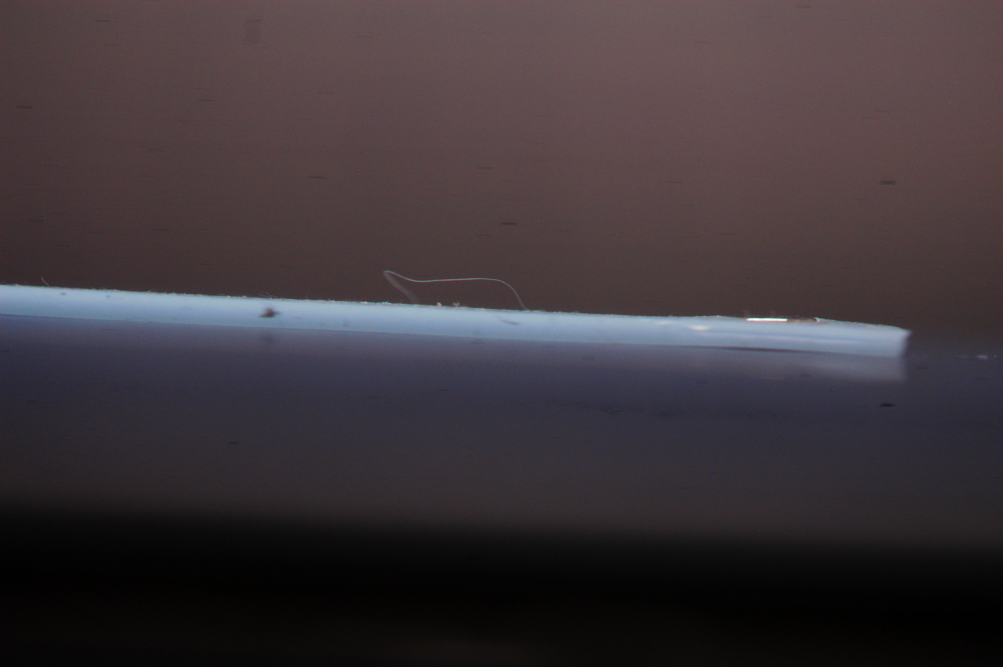
#> input picture initial_curve_test/DSC_0062.JPG, 3008 x 2000 px (shown at 1/3 size)
$ python subtractingBackground.py
#> lines starting #> are read from the running program, lines starting #| are printed output that depends on the picture; after the words box and inside, x2 and y2 are one past the last pixel; in counts of white or black regions, pixels touching at a corner belong together; long printed decimals are rounded
import numpy as np
import cv2 as cv
from matplotlib import pyplot as plt
from scipy.optimize import curve_fit

init_poly_vals = [0, 0, 0, 0, 0, 0, 0, 0, 0]  # for [amp, cen, wid]
exp_init_vals = [0, 0, 0, 0]
quad_init_vals = [0, 0, 0]
circle_init_vals = [100, 200, 300]
linear_init_vals = [-10, 400]


def linear_fit(x, a, b):
    return a * x + b


def polynomial_curve(x, a, b, c, d, e, f, g, h, i):
    return a * x ** 8 + b * x ** 7 + c * x ** 6 + d * x ** 5 + e * x ** 4 + f * x ** 3 + g * x ** 2 + h * x + i


def exponential_curve(x, a, b, c, d):
    return a * np.exp(b * x + c) + d


def quadratic_fit(x, a, b, c):
    return a * x ** 2 + b * x + c


def circle_fit(x, a, b, r):
    return -np.sqrt(r ** 2 - (x - a) ** 2) + b


def find_edges_cv(image_cv):
    edges = cv.Canny(image_cv, 50, 200)
    return edges


def get_edges_x_and_y_arrays(edges_np):
    # this function should return an array of values where the edges are
    width = np.size(edges_np[1])
    # print("The width is %d"%width)
    x_array = np.empty((0, 1))
    y_array = np.empty((0, 1))
    for x_index in range(0, width):
        values = np.where(x_index == edges_np[1])
        if np.size(values) >= 2:
            y_values = edges_np[0][values]
            y_values = [y_values[0], y_values[-1]]
            y_array = np.append(y_array, np.mean(y_values))
            x_array = np.append(x_array, x_index)
            # print (x_array)
            # print (y_array)
    return x_array, y_array


def plot_image(ax, img):
    ax.imshow(img, cmap='gray')


def ax_plot_scatter(ax, x_values, y_values, label):
    ax.scatter(x_values, y_values, s=4, label=label)


def ax_plot_fit(ax, model_name, best_vals_array, x_array):
    print(ax)
    print(model_name)
    print(best_vals_array)
    print(x_array)
    print(model_name(x_array, *best_vals_array))
    try:
        ax.plot(x_array, model_name(x_array, *best_vals_array), c='blue', linewidth=4.0, label=model_name.__name__)
    except:
        print("ax.plot not working")


def fit_image(image_cv, fit_name, fit_init_vals):
    edges_cv = find_edges_cv(image_cv)
    edges_numpy = np.where(edges_cv == 255)
    try:
        x_array, y_array = get_edges_x_and_y_arrays(edges_numpy)
    except:
        print("Could not get means")
    try:
        fit_params, covar_matrix = curve_fit(fit_name, x_array, y_array, p0=fit_init_vals)
    except:
        print("curvefit not working")
    # best_circ_vals, covar_circ = curve_fit(circle_fit, y_array, x_array, p0=circle_init_vals)
    return image_cv, edges_cv, edges_numpy, x_array, y_array, fit_name, fit_params


def find_edges(difference):
    return cv.Canny(difference, 100, 200)


def create_difference_image(image_name, background_name, crop_array):
#> called with image_name = 'initial_curve_test/DSC_0062.JPG', background_name = 'initial_curve_test/DSC_0069.JPG'
    crop_top, crop_bottom, crop_left, crop_right = crop_array
    img = cv.imread(image_name, 0)
#> img: shape (2000, 3008); min 0, max 255, mean 56.5
    bg = cv.imread(background_name, 0)
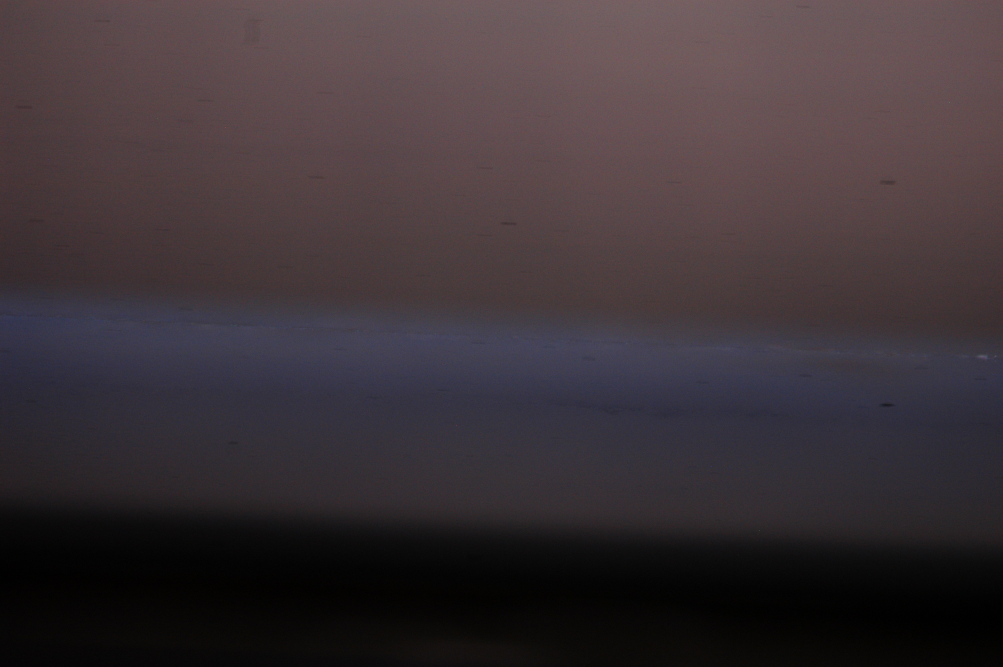
#> input picture initial_curve_test/DSC_0069.JPG, 3008 x 2000 px (shown at 1/3 size)
#> bg: shape (2000, 3008); min 0, max 155, mean 54.4
    img = img[crop_top:crop_bottom, crop_left:crop_right]
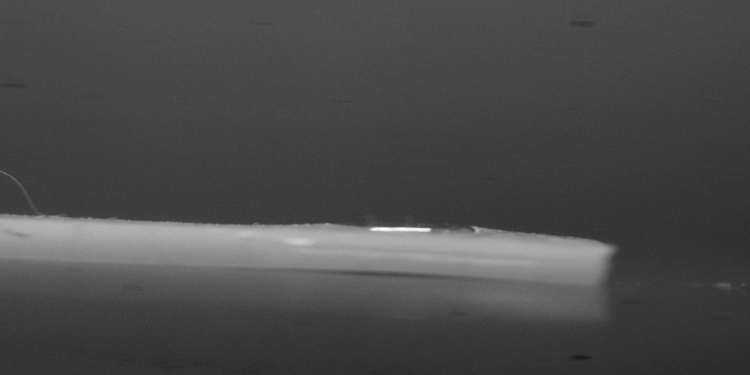
#> img: shape (750, 1500) (shown at 1/2 size); min 24, max 255, mean 74.1
    bg = bg[crop_top:crop_bottom, crop_left:crop_right]
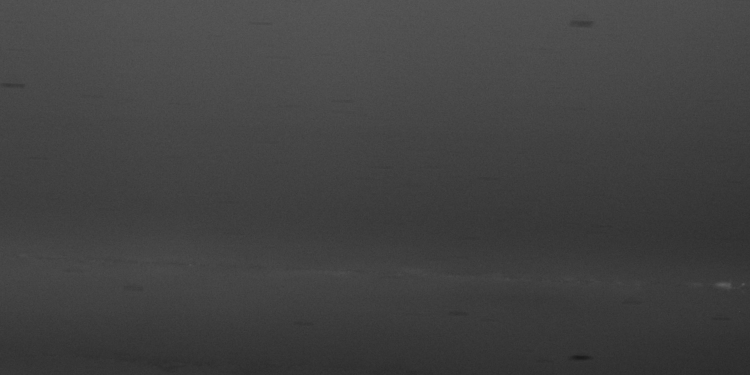
#> bg: shape (750, 1500) (shown at 1/2 size); min 23, max 98, mean 65.7
    difference = img - bg
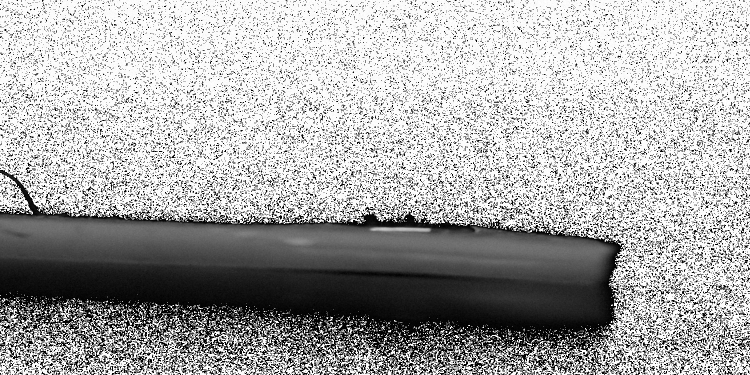
#> difference: shape (750, 1500) (shown at 1/2 size); min 0, max 255, mean 169
    return img, bg, difference


def try_to_make_scatter(ax, edges, fit_name, fit_init_params):
    try:
        print("Fitting Image")
        image_cv, edges_cv, edges_numpy, x_array, y_array, fit_name, fit_params = fit_image(edges, fit_name,
                                                                                            fit_init_params)
        print("X array size is %f" % np.size(x_array))
        try:
            ax_plot_fit(ax, fit_name, fit_params, x_array)
            return fit_params
        except:
            print("ax_plot_fit isn't working")
    except:
        print("No fit")

def reduce_noise(image_cv, lowT,highT):
#> called with lowT = 100, highT = 200
    width,height = np.shape(image_cv)
#> width = 750; height = 1500
    for i in range(width):
        for j in range(height):
            if image_cv[i,j]>highT or image_cv[i,j]<lowT:
                image_cv[i, j] = 0
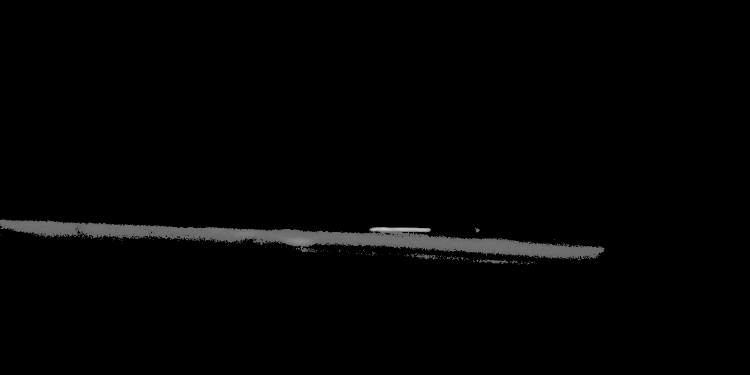
#> image_cv: shape (750, 1500) (shown at 1/2 size); min 0, max 199, mean 3.2
    return image_cv

def make_array_image_comparison_reference(image_name_array, background_name, crop_array):
    cols = 3
    rows = 3
    counter = 1
    initial_fitting_params = quad_init_vals
    curve_array=[]
    for image_name in image_name_array:
        print("Working on " + image_name)
        ax = plt.subplot(rows, cols, counter)
        img, bg, difference = create_difference_image(image_name, background_name,
                                                      crop_array)
        difference = reduce_noise(difference,100,200)
        print("finding edges...")
        try:
            edges_cv= find_edges_cv(difference)
#> in find_edges_cv, `edges = cv.Canny(image_cv, 50, 200)`:
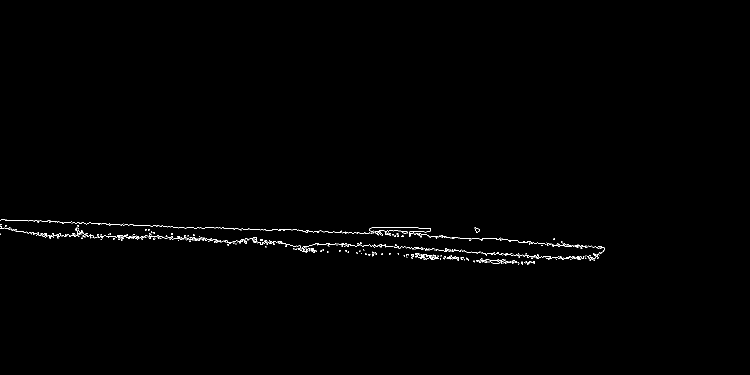
#> edges: shape (750, 1500) (shown at 1/2 size); 0.48% white in thin lines or dots, all inside (x1, y1, x2, y2) = (0, 439, 1209, 530)
            edges_numpy = np.where(edges_cv == 255)
#> edges_numpy = 5379 positions, rows 439 to 529, columns 0 to 1208
            x_edges,y_edges = get_edges_x_and_y_arrays(edges_numpy)
#> in get_edges_x_and_y_arrays, `width = np.size(edges_np[1])`: width = 5379
#> the loop in get_edges_x_and_y_arrays, `for x_index in range(0, width):` made 5379 passes
#> (values, y_values, y_array) on passes 1 to 8: (([10, 244, 270, 305, 384, 615, 699, 1430, 1494, 1565],), [440, 469], [454.5]), (([11, 245, 385, 616],), [440, 456], [454.5, 448]), (([0, 246, 271, 386, 501, 617, 700],), [439, 457], [454.5, 448, 448]), (([1, 387, 416, 428, 502, 701],), [439, 457], [454.5, 448, 448, 448]), (([2, 702],), [439, 457], [454.5, 448, 448, 448, 448]), (([3, 703],), [439, 457], [454.5, 448, 448, 448, 448, 448]), (([4, 704],), [439, 457], [454.5, 448, 448, 448, 448, 448, 448]), (([5, 618],), [439, 456], [454.5, 448, 448, 448, 448, 448, 448, 447.5])
#> (values, y_values) on passes 11 to 16: (([8, 12, 306, 350, 388, 705],), [439, 457]), (([13, 307, 389, 706],), [440, 457]), (([14, 308, 351, 390, 707],), [440, 457]), (([9, 15, 708],), [439, 457]), (([16, 620, 709],), [440, 457]), (([26, 621],), [441, 456])
#> after the loop in get_edges_x_and_y_arrays, `for x_index in range(0, width):`: y_array = 1202 values, max 515.5 at index 999, min 447 at index 8, mean 477.3
#> x_edges = 1202 values from 0 to 1208; y_edges has the same summary as y_array in get_edges_x_and_y_arrays
            ax.scatter(x_edges,y_edges, label="Edges")
        except:
            print("Edges not found")
        plot_image(ax, difference)

        plt.title('Difference Image')

        initial_fitting_params = try_to_make_scatter(ax, edges_cv, quadratic_fit, initial_fitting_params)
#> in find_edges_cv (call 2), `edges = cv.Canny(image_cv, 50, 200)`:
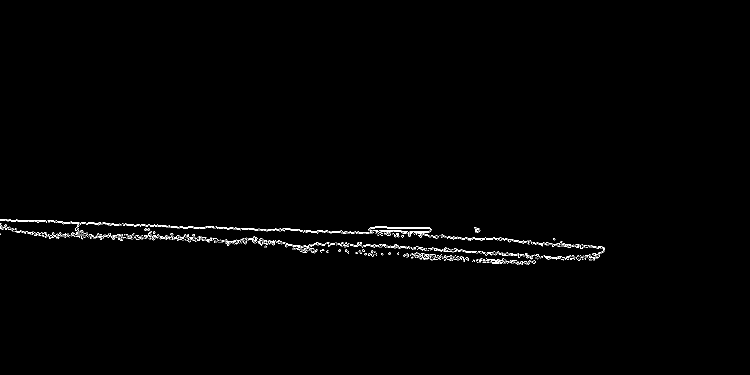
#> edges: shape (750, 1500) (shown at 1/2 size); 0.63% white in thin lines or dots, all inside (x1, y1, x2, y2) = (0, 438, 1210, 530)
#> in fit_image, `edges_numpy = np.where(edges_cv == 255)`: edges_numpy = 7136 positions, rows 438 to 529, columns 0 to 1209
#> the loop in get_edges_x_and_y_arrays (call 2), `for x_index in range(0, width):` made 7136 passes
#> (values, y_values, y_array) on passes 1 to 6: (([9, 92, 366, 462, 520, 671, 890, 1170, 2292, 2398, 2470],), [439, 469], [454]), (([10, 93, 367, 463, 672, 891, 1171],), [439, 457], [454, 448]), (([0, 23, 368, 580, 673, 769, 1172],), [438, 457], [454, 448, 447.5]), (([1, 24, 581, 1033, 1305],), [438, 458], [454, 448, 447.5, 448]), (([2, 25, 674, 770, 1306],), [438, 458], [454, 448, 447.5, 448, 448]), (([3, 26, 1034, 1307],), [438, 458], [454, 448, 447.5, 448, 448, 448])
#> (values, y_values) on passes 11 to 16: (([8, 464, 522, 633, 895, 1036, 1309],), [438, 458]), (([11, 94, 465, 675, 1037, 1310],), [439, 458]), (([12, 95, 466, 523, 634, 1038, 1311],), [439, 458]), (([13, 96, 583, 1039, 1312],), [439, 458]), (([14, 97, 896],), [439, 455]), (([31, 130, 897, 1173],), [440, 457])
#> in fit_image, `x_array, y_array = get_edges_x_and_y_arrays(edges_numpy)`: x_array = 1203 values from 0 to 1209; y_array = 1203 values, max 516 at index 999, min 441 at index 23, mean 477.3
#> in fit_image, `fit_params, covar_matrix = curve_fit(fit_name, x_array, y_array, p0=fi..`: fit_params = [9.96e-06, 0.0348, 451.4]; covar_matrix = [[1.45e-12, -1.75e-09, 3.53e-07], [-1.75e-09, 2.26e-06, -0.000512], [3.53e-07, -0.000512, 0.155]]
#> in try_to_make_scatter, `image_cv, edges_cv, edges_numpy, x_array, y_array, fit_name, fit_param..`: edges_numpy = 7136 positions, rows 438 to 529, columns 0 to 1209; x_array = 1203 values from 0 to 1209; fit_params = [9.96e-06, 0.0348, 451.4]
#| X array size is 1203.000
#| [9.95978460e-06 3.47502829e-02 4.51449905e+02]
#> (printed output is left out)
#> (printed output is left out)
#> initial_fitting_params = [9.96e-06, 0.0348, 451.4]
        ax.legend()
        curve_array.append(initial_fitting_params[0])
        counter += 1
#> pass 2 of the loop in make_array_image_comparison_reference, `for image_name in image_name_array:`:
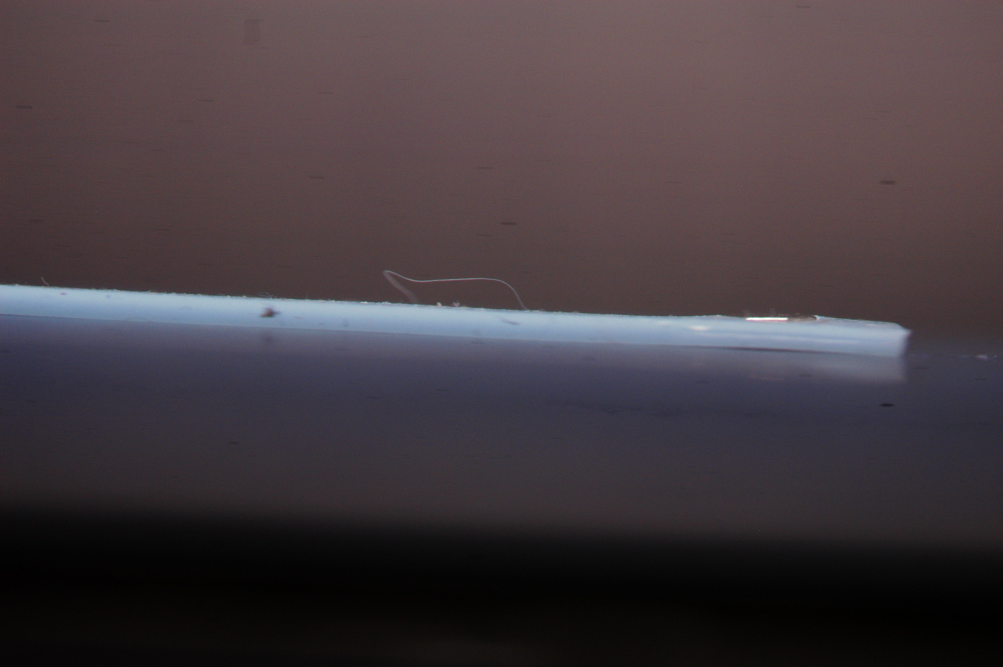
#> input picture initial_curve_test/DSC_0063.JPG, 3008 x 2000 px (shown at 1/3 size)
#> in find_edges_cv (call 3), `edges = cv.Canny(image_cv, 50, 200)`:
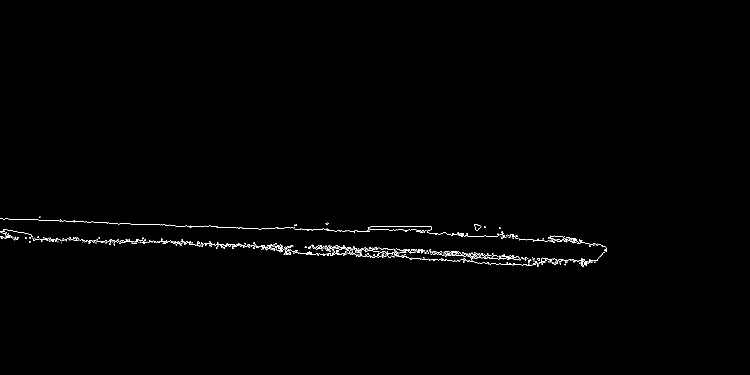
#> edges: shape (750, 1500) (shown at 1/2 size); 0.55% white in thin lines or dots, all inside (x1, y1, x2, y2) = (0, 433, 1214, 534)
#> in make_array_image_comparison_reference, `edges_numpy = np.where(edges_cv == 255)`: edges_numpy = 6204 positions, rows 433 to 533, columns 0 to 1213
#> in find_edges_cv (call 4), `edges = cv.Canny(image_cv, 50, 200)`:
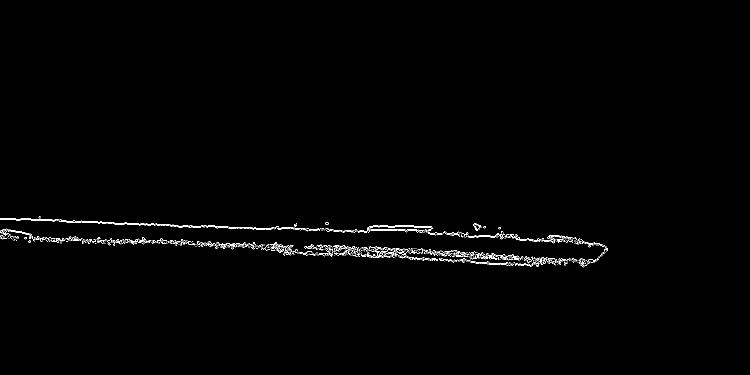
#> edges: shape (750, 1500) (shown at 1/2 size); 0.71% white in thin lines or dots, all inside (x1, y1, x2, y2) = (0, 432, 1215, 535)
#| X array size is 1214.000
#| [2.16310989e-06 3.86498766e-02 4.55038652e+02]
#> (printed output is left out)
#> (printed output is left out)
#> pass 3 of the loop in make_array_image_comparison_reference, `for image_name in image_name_array:`:
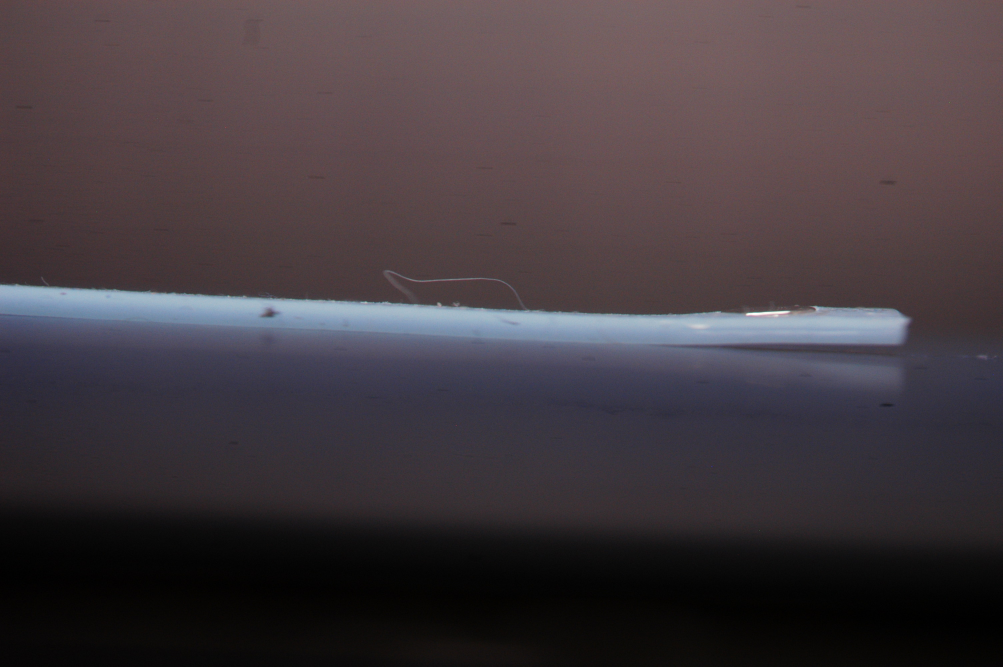
#> input picture initial_curve_test/DSC_0064.JPG, 3008 x 2000 px (shown at 1/3 size)
#> in create_difference_image (call 3), `difference = img - bg`:
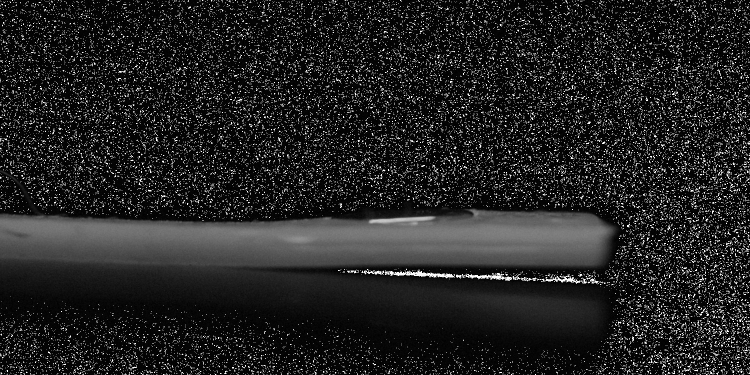
#> difference: shape (750, 1500) (shown at 1/2 size); min 0, max 255, mean 34.9
#> edges: shape (750, 1500); 0.54% white in thin lines or dots, all inside (x1, y1, x2, y2) = (0, 420, 1215, 508)
#> in find_edges_cv (call 6), `edges = cv.Canny(image_cv, 50, 200)`:
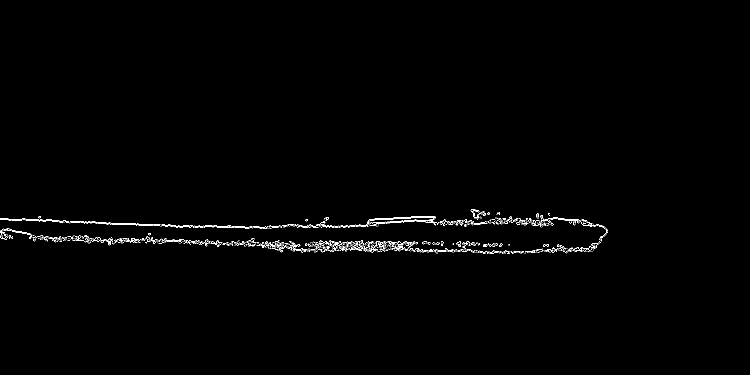
#> edges: shape (750, 1500) (shown at 1/2 size); 0.69% white in thin lines or dots, all inside (x1, y1, x2, y2) = (0, 419, 1216, 508)
#| X array size is 1216.000
#| [-3.19542472e-05  4.81385192e-02  4.54257588e+02]
#> (printed output is left out)
#> (printed output is left out)
#> the loop made 6 passes; the first 3 are shown

    plt.show()
    plt.plot(curve_array)
    plt.show()


background_name = "initial_curve_test/DSC_0069.JPG"
image_array = [
    "initial_curve_test/DSC_0062.JPG",
    "initial_curve_test/DSC_0063.JPG",
    "initial_curve_test/DSC_0064.JPG",
    "initial_curve_test/DSC_0065.JPG",
    "initial_curve_test/DSC_0066.JPG",
    "initial_curve_test/DSC_0067.JPG",
    "initial_curve_test/DSC_0068.JPG",

]
"""
]
"""
crop_top, crop_bottom = 500, 1250
crop_left, crop_right = 1500, 3000
crop_array = [crop_top, crop_bottom, crop_left, crop_right]
#> (the run stopped early here; a loop or call above may not have finished)
